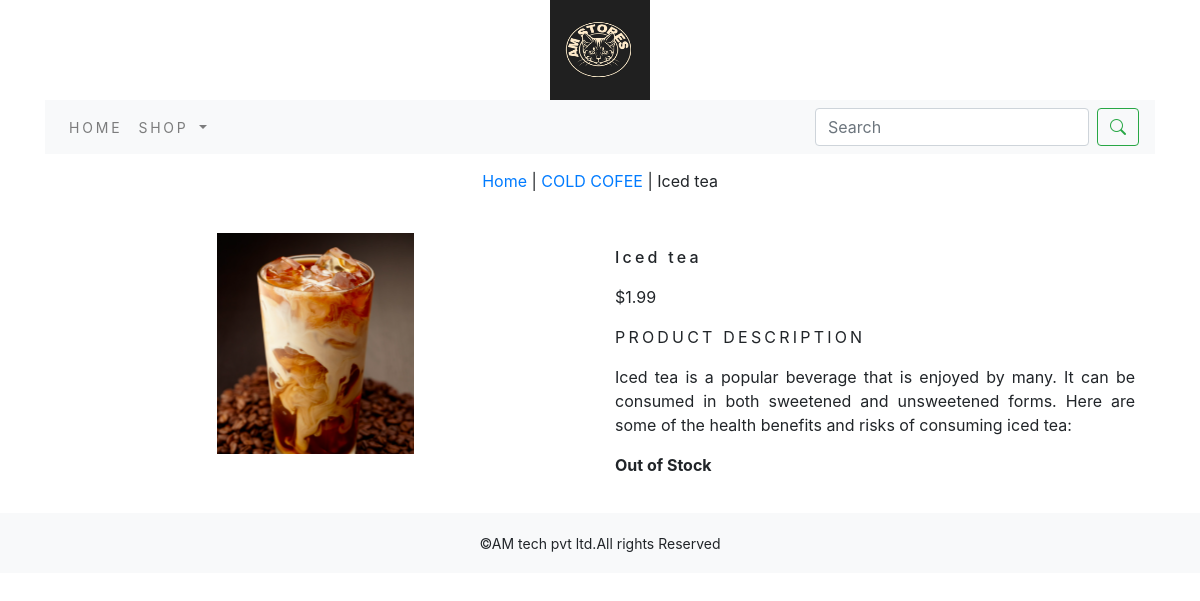
The app's page /cold-cofee/iced-tea/ with its own data.
### ecommerceapp/models.py (models this page shows, shortened)
class Product(models.Model):
    name=models.CharField(max_length=250,unique=True)
    slug=models.SlugField(max_length=250, unique=True)
    description=models.TextField(blank=True)
    price=models.DecimalField(max_digits=10,decimal_places=2)
    category=models.ForeignKey(Category,on_delete=models.CASCADE)
    image=models.ImageField(upload_to='product',blank=True)
    stock=models.IntegerField()
    available=models.BooleanField(default=True)
    created=models.DateTimeField(auto_now_add=True)
    updated=models.DateTimeField(auto_now=True)
    class Meta:
        ordering=('name',)
        verbose_name='product'
        verbose_name_plural='products'

class Category(models.Model):
    name=models.CharField(max_length=250,unique=True)
    slug=models.SlugField(max_length=250,unique=True)
    description=models.TextField(blank=True)
    image=models.ImageField(upload_to='category',blank=True)
    class Meta:
        ordering=('name',)
        verbose_name='category'
        verbose_name_plural='categories'
    def get_url(self):
        return reverse('ecommerceapp:products_by_category',args=(self.slug,))
    def __str__(self):
        return '{}'.format(self.name)

### ecommerceapp/views.py (the view)
# urls.py: path('<slug:c_slug>/<slug:product_slug>/', views.proDetail, name='prodCatdetail'),
def proDetail(request,c_slug,product_slug):
    try:
        product=Product.objects.get(category__slug=c_slug,slug=product_slug)
    except Exception as e:
        raise e
    return render(request,'product.html',{'product':product})

### cart/context_processors.py (called while the page is built)
def counter(request):
    item_count=0
    if 'admin' in request.path:
        return {}
    else:
        try:
            cart=Cart.objects.filter(cart_id=_cart_id(request))
            cart_items=CartItem.objects.all().filter(cart=cart[:1])
            for cart_item in cart_items:
                item_count += cart_item.quantity
        except Cart.DoesNotExist:
            item_count=0
    return dict(item_count=item_count)

### cart/views.py (called while the page is built)
def _cart_id(request):
    cart=request.session.session_key
    if not cart:
        cart=request.session.create()
    return cart

### ecommerceapp/context_processors.py (called while the page is built)
def menu_links(request):
    links=Category.objects.all()
    return dict(links=links)

### template/product.html (shortened to what this page needs)
{% extends 'base.html' %}
{% load static %}
{% block content %}
<div class="row my_prod_row_class" >
    <div class="mx-auto">
        <p><a href="{% url 'ecommerceapp:allProdCat' %}">Home</a> | <a href="{{product.category.get_url}}">{{product.category}}</a> | {{product.name}} </p>
    </div>
    <div class="container">
<br>
<div class="row">
    <div class="col-12 col-sm-12 col-md-12 col-lg-6 text-center">
        <div style="min-width:18rem">
            <img src="{{product.image.url}}" alt="{{product.name}}">
        </div>
    </div>
        <div class="col-12 col-sm-12 col-md-12 col-lg-6">
            <div>
            <h1 class="my_prod_title">{{product.name}}</h1>
            <p>${{product.price}}</p>
            <p class="my_title"> Product Description</p>
            <p class="text-justify my_prod_text">{{product.description}}</p>
            {% if product.stock <= 0 %}
                <p class="text-justify my_prod_text"><b>Out of Stock </b></p>
            {% else %}
                <a class="btn btn-secondary" href="{% url 'cart:add_cart' product.id %}">Add to Cart</a>
            {% endif %}
        </div>
    </div>
</div>
</div>
</div>
{% endblock %}

### static/css/custom.css (style rules this page uses)
.my_title { font-size:16px; text-transform:uppercase; letter-spacing: .2em; }
.my_prod_row_class { padding-top:15px; padding-bottom:20px; }
.my_prod_title { font-size:16px; text_transform:uppercase; letter-spacing:.2em; padding-top:15px; padding-bottom:10px; }
.my_prod_text { padding-right:20px; }

### records on screen
Product: category "COLD COFEE", name "Iced tea", image (picture), price "1.99", description "Iced tea is a popular beverage that is enjoyed by many. It can be consumed in both sweetened and unsweetened forms. Here are some of the health benefits and risks of consuming iced tea:"
